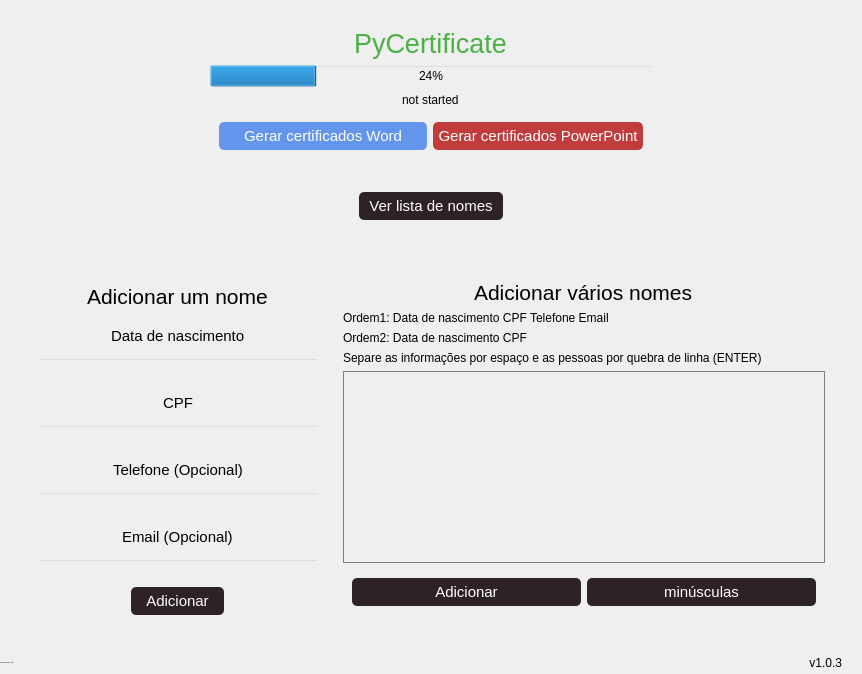
           <widget class="QFrame" name="contentBottom">
            <property name="frameShape">
             <enum>QFrame::NoFrame</enum>
            </property>
            <property name="frameShadow">
             <enum>QFrame::Raised</enum>
            </property>
            <layout class="QVBoxLayout" name="verticalLayout_6">
             <property name="spacing">
              <number>0</number>
             </property>
             <property name="leftMargin">
              <number>0</number>
             </property>
             <property name="topMargin">
              <number>0</number>
             </property>
             <property name="rightMargin">
              <number>0</number>
             </property>
             <property name="bottomMargin">
              <number>0</number>
             </property>
             <item>
              <widget class="QFrame" name="content">
               <property name="frameShape">
                <enum>QFrame::NoFrame</enum>
               </property>
               <property name="frameShadow">
                <enum>QFrame::Raised</enum>
               </property>
               <layout class="QHBoxLayout" name="horizontalLayout_4">
                <property name="spacing">
                 <number>0</number>
                </property>
                <property name="leftMargin">
                 <number>0</number>
                </property>
                <property name="topMargin">
                 <number>0</number>
                </property>
                <property name="rightMargin">
                 <number>0</number>
                </property>
                <property name="bottomMargin">
                 <number>0</number>
                </property>
                <item>
                 <widget class="QFrame" name="pagesContainer">
                  <property name="styleSheet">
                   <string notr="true"/>
                  </property>
                  <property name="frameShape">
                   <enum>QFrame::NoFrame</enum>
                  </property>
                  <property name="frameShadow">
                   <enum>QFrame::Raised</enum>
                  </property>
                  <layout class="QVBoxLayout" name="verticalLayout_15">
                   <property name="spacing">
                    <number>0</number>
                   </property>
                   <property name="leftMargin">
                    <number>10</number>
                   </property>
                   <property name="topMargin">
                    <number>10</number>
                   </property>
                   <property name="rightMargin">
                    <number>10</number>
                   </property>
                   <property name="bottomMargin">
                    <number>10</number>
                   </property>
                   <item>
                    <widget class="QStackedWidget" name="stackedWidget">
                     <property name="styleSheet">
                      <string notr="true">background: transparent;</string>
                     </property>
                     <property name="currentIndex">
                      <number>0</number>
                     </property>
                     <widget class="QWidget" name="home">
                      <property name="styleSheet">
                       <string notr="true"/>
                      </property>
                      <layout class="QVBoxLayout" name="verticalLayout_5">
                       <item alignment="Qt::AlignHCenter|Qt::AlignVCenter">
                        <widget class="QWidget" name="widget" native="true">
                         <layout class="QVBoxLayout" name="verticalLayout">
                          <item alignment="Qt::AlignHCenter|Qt::AlignVCenter">
                           <widget class="QLabel" name="label">
                            <property name="font">
                             <font>
                              <pointsize>20</pointsize>
                              <bold>false</bold>
                             </font>
                            </property>
                            <property name="styleSheet">
                             <string notr="true">color: rgb(76, 177, 69)</string>
                            </property>
                            <property name="text">
                             <string>PyCertificate</string>
                            </property>
                            <property name="isTitle" stdset="0">
                             <bool>true</bool>
                            </property>
                           </widget>
                          </item>
                          <item>
                           <widget class="QProgressBar" name="progressBar">
                            <property name="value">
                             <number>24</number>
                            </property>
                           </widget>
                          </item>
                          <item alignment="Qt::AlignHCenter">
                           <widget class="QLabel" name="status">
                            <property name="text">
                             <string>not started</string>
                            </property>
                           </widget>
                          </item>
                          <item>
                           <widget class="QWidget" name="widget_2" native="true">
                            <layout class="QHBoxLayout" name="horizontalLayout_6">
                             <item>
                              <widget class="QPushButton" name="generate_word">
                               <property name="font">
                                <font>
                                 <pointsize>11</pointsize>
                                </font>
                               </property>
                               <property name="styleSheet">
                                <string notr="true">background-color: cornflowerblue;
color: #fff;
padding: 5px;
padding-right: 5px;
padding-left: 5px;
border-radius: 5px;</string>
                               </property>
                               <property name="text">
                                <string>Gerar certificados Word</string>
                               </property>
                              </widget>
                             </item>
                             <item>
                              <widget class="QPushButton" name="generate_ppt">
                               <property name="font">
                                <font>
                                 <pointsize>11</pointsize>
                                </font>
                               </property>
                               <property name="styleSheet">
                                <string notr="true">background-color:rgb(193, 61, 61);
color: #fff;
padding: 5px;
padding-right: 5px;
padding-left: 5px;
border-radius: 5px;
margin: 0 0.5rem;</string>
                               </property>
                               <property name="text">
                                <string>Gerar certificados PowerPoint</string>
                               </property>
                              </widget>
                             </item>
                            </layout>
                           </widget>
                          </item>
                          <item>
                           <widget class="QWidget" name="widget_3" native="true">
                            <property name="styleSheet">
                             <string notr="true"/>
                            </property>
                            <layout class="QHBoxLayout" name="horizontalLayout_7">
                             <item>
                              <widget class="QPushButton" name="open_word_folder">
                               <property name="sizePolicy">
                                <sizepolicy hsizetype="Expanding" vsizetype="Fixed">
                                 <horstretch>0</horstretch>
                                 <verstretch>0</verstretch>
                                </sizepolicy>
                               </property>
                               <property name="minimumSize">
                                <size>
                                 <width>64</width>
                                 <height>64</height>
                                </size>
                               </property>
                               <property name="font">
                                <font>
                                 <family>Segoe UI</family>
                                 <pointsize>10</pointsize>
                                 <italic>false</italic>
                                 <bold>false</bold>
                                </font>
                               </property>
                               <property name="cursor">
                                <cursorShape>PointingHandCursor</cursorShape>
                               </property>
                               <property name="layoutDirection">
                                <enum>Qt::LeftToRight</enum>
                               </property>
                               <property name="styleSheet">
                                <string notr="true">background-image: url(:/icons/images/icons/word_button.png);
background-position: left center;
background-repeat: no-repeat;
border: none;
background-color: transparent;
text-align: left;
height: 64px;</string>
                               </property>
                               <property name="text">
                                <string/>
                               </property>
                              </widget>
                             </item>
                             <item>
                              <widget class="QPushButton" name="open_word_pdf_folder">
                               <property name="sizePolicy">
                                <sizepolicy hsizetype="Expanding" vsizetype="Fixed">
                                 <horstretch>0</horstretch>
                                 <verstretch>0</verstretch>
                                </sizepolicy>
                               </property>
                               <property name="minimumSize">
                                <size>
                                 <width>64</width>
                                 <height>64</height>
                                </size>
                               </property>
                               <property name="font">
                                <font>
                                 <family>Segoe UI</family>
                                 <pointsize>10</pointsize>
                                 <italic>false</italic>
                                 <bold>false</bold>
                                </font>
                               </property>
                               <property name="cursor">
                                <cursorShape>PointingHandCursor</cursorShape>
                               </property>
                               <property name="layoutDirection">
                                <enum>Qt::LeftToRight</enum>
                               </property>
                               <property name="styleSheet">
                                <string notr="true">background-image:url(:/icons/images/icons/pdf_word_button.png);
background-position: left center;
background-repeat: no-repeat;
border: none;
background-color: transparent;
text-align: left;
height: 64px;</string>
                               </property>
                               <property name="text">
                                <string/>
                               </property>
                              </widget>
                             </item>
                             <item>
                              <widget class="QPushButton" name="open_name_list">
                               <property name="font">
                                <font>
                                 <pointsize>11</pointsize>
                                </font>
                               </property>
                               <property name="styleSheet">
                                <string notr="true">background-color: #2d2226;
color: #fff;
padding: 5px;
padding-right: 10px;
padding-left: 10px;
border-radius: 5px;</string>
                               </property>
                               <property name="text">
                                <string>Ver lista de nomes</string>
                               </property>
                              </widget>
                             </item>
                             <item>
                              <widget class="QPushButton" name="open_pdf_ppt_folder">
                               <property name="sizePolicy">
                                <sizepolicy hsizetype="Expanding" vsizetype="Fixed">
                                 <horstretch>0</horstretch>
                                 <verstretch>0</verstretch>
                                </sizepolicy>
                               </property>
                               <property name="minimumSize">
                                <size>
                                 <width>64</width>
                                 <height>64</height>
                                </size>
                               </property>
                               <property name="font">
                                <font>
                                 <family>Segoe UI</family>
                                 <pointsize>10</pointsize>
                                 <italic>false</italic>
                                 <bold>false</bold>
                                </font>
                               </property>
                               <property name="cursor">
                                <cursorShape>PointingHandCursor</cursorShape>
                               </property>
                               <property name="layoutDirection">
                                <enum>Qt::LeftToRight</enum>
                               </property>
                               <property name="styleSheet">
                                <string notr="true">background-image: url(:/icons/images/icons/ppx_pdf_button.png);
background-position: left center;
background-repeat: no-repeat;
border: none;
background-color: transparent;
text-align: left;
height: 64px;</string>
                               </property>
                               <property name="text">
                                <string/>
                               </property>
                              </widget>
                             </item>
                             <item>
                              <widget class="QPushButton" name="open_ppt_folder">
                               <property name="sizePolicy">
                                <sizepolicy hsizetype="Expanding" vsizetype="Fixed">
                                 <horstretch>0</horstretch>
                                 <verstretch>0</verstretch>
                                </sizepolicy>
                               </property>
                               <property name="minimumSize">
                                <size>
                                 <width>64</width>
                                 <height>64</height>
                                </size>
                               </property>
                               <property name="font">
                                <font>
                                 <family>Segoe UI</family>
                                 <pointsize>10</pointsize>
                                 <italic>false</italic>
                                 <bold>false</bold>
                                </font>
                               </property>
                               <property name="cursor">
                                <cursorShape>PointingHandCursor</cursorShape>
                               </property>
                               <property name="layoutDirection">
                                <enum>Qt::LeftToRight</enum>
                               </property>
                               <property name="styleSheet">
                                <string notr="true">background-image: url(:/icons/images/icons/ppx_button.png);
background-position: left center;
background-repeat: no-repeat;
border: none;
background-color: transparent;
text-align: left;
height: 64px;</string>
                               </property>
                               <property name="text">
                                <string/>
                               </property>
                              </widget>
                             </item>
                            </layout>
                           </widget>
                          </item>
                         </layout>
                        </widget>
                       </item>
                       <item>
                        <widget class="QWidget" name="widget_4" native="true">
                         <layout class="QHBoxLayout" name="horizontalLayout_8">
                          <item alignment="Qt::AlignHCenter">
                           <widget class="QWidget" name="widget_5" native="true">
                            <property name="minimumSize">
                             <size>
                              <width>300</width>
                              <height>0</height>
                             </size>
                            </property>
                            <layout class="QVBoxLayout" name="verticalLayout_7">
                             <item alignment="Qt::AlignHCenter">
                              <widget class="QLabel" name="label_2">
                               <property name="font">
                                <font>
                                 <pointsize>16</pointsize>
                                 <bold>false</bold>
                                </font>
                               </property>
                               <property name="text">
                                <string>Adicionar um nome</string>
                               </property>
                               <property name="isSubtitle" stdset="0">
                                <bool>true</bool>
                               </property>
                              </widget>
                             </item>
                             <item alignment="Qt::AlignHCenter">
                              <widget class="QLabel" name="label_3">
                               <property name="font">
                                <font>
                                 <pointsize>11</pointsize>
                                </font>
                               </property>
                               <property name="text">
                                <string>Data de nascimento</string>
                               </property>
                              </widget>
                             </item>
                             <item>
                              <widget class="QLineEdit" name="birth_input"/>
                             </item>
                             <item alignment="Qt::AlignHCenter">
                              <widget class="QLabel" name="label_4">
                               <property name="font">
                                <font>
                                 <pointsize>11</pointsize>
                                </font>
                               </property>
                               <property name="text">
                                <string>CPF</string>
                               </property>
                              </widget>
                             </item>
                             <item>
                              <widget class="QLineEdit" name="cpf_input"/>
                             </item>
                             <item alignment="Qt::AlignHCenter">
                              <widget class="QLabel" name="label_6">
                               <property name="font">
                                <font>
                                 <pointsize>11</pointsize>
                                </font>
                               </property>
                               <property name="text">
                                <string>Telefone (Opcional)</string>
                               </property>
                              </widget>
                             </item>
                             <item>
                              <widget class="QLineEdit" name="tel_input"/>
                             </item>
                             <item alignment="Qt::AlignHCenter">
                              <widget class="QLabel" name="label_7">
                               <property name="font">
                                <font>
                                 <pointsize>11</pointsize>
                                </font>
                               </property>
                               <property name="text">
                                <string>Email (Opcional)</string>
                               </property>
                              </widget>
                             </item>
                             <item>
                              <widget class="QLineEdit" name="email_input"/>
                             </item>
                             <item alignment="Qt::AlignHCenter">
                              <widget class="QPushButton" name="add_one">
                               <property name="font">
                                <font>
                                 <pointsize>11</pointsize>
                                </font>
                               </property>
                               <property name="styleSheet">
                                <string notr="true">background-color: #2d2226;
color: #fff;
padding: 5px;
padding-right: 15px;
padding-left: 15px;
border-radius: 5px;</string>
                               </property>
                               <property name="text">
                                <string>Adicionar</string>
                               </property>
                              </widget>
                             </item>
                            </layout>
                           </widget>
                          </item>
                          <item alignment="Qt::AlignHCenter">
                           <widget class="QWidget" name="widget_6" native="true">
                            <property name="minimumSize">
                             <size>
                              <width>500</width>
                              <height>0</height>
                             </size>
                            </property>
                            <layout class="QVBoxLayout" name="verticalLayout_9">
                             <item alignment="Qt::AlignHCenter">
                              <widget class="QLabel" name="label_5">
                               <property name="font">
                                <font>
                                 <pointsize>16</pointsize>
                                 <bold>false</bold>
                                </font>
                               </property>
                               <property name="text">
                                <string>Adicionar vários nomes</string>
                               </property>
                               <property name="isSubtitle" stdset="0">
                                <bool>true</bool>
                               </property>
                              </widget>
                             </item>
                             <item>
                              <widget class="QLabel" name="label_8">
                               <property name="font">
                                <font>
                                 <pointsize>9</pointsize>
                                </font>
                               </property>
                               <property name="text">
                                <string>Ordem1: Data de nascimento CPF Telefone Email</string>
                               </property>
                              </widget>
                             </item>
                             <item>
                              <widget class="QLabel" name="label_9">
                               <property name="font">
                                <font>
                                 <pointsize>9</pointsize>
                                </font>
                               </property>
                               <property name="text">
                                <string>Ordem2: Data de nascimento CPF</string>
                               </property>
                              </widget>
                             </item>
                             <item>
                              <widget class="QLabel" name="label_10">
                               <property name="font">
                                <font>
                                 <pointsize>9</pointsize>
                                </font>
                               </property>
                               <property name="text">
                                <string>Separe as informações por espaço e as pessoas por quebra de linha (ENTER)</string>
                               </property>
                              </widget>
                             </item>
                             <item>
                              <widget class="QPlainTextEdit" name="mult_input">
                               <property name="styleSheet">
                                <string notr="true">border: 1px solid gray;</string>
                               </property>
                              </widget>
                             </item>
                             <item>
                              <widget class="QWidget" name="widget_7" native="true">
                               <layout class="QHBoxLayout" name="horizontalLayout_9">
                                <item>
                                 <widget class="QPushButton" name="add_mult">
                                  <property name="font">
                                   <font>
                                    <pointsize>11</pointsize>
                                   </font>
                                  </property>
                                  <property name="toolTip">
                                   <string>Adicionar vários</string>
                                  </property>
                                  <property name="styleSheet">
                                   <string notr="true">background-color: #2d2226;
color: #fff;
padding: 5px;
padding-right: 15px;
padding-left: 15px;
border-radius: 5px;</string>
                                  </property>
                                  <property name="text">
                                   <string>Adicionar</string>
                                  </property>
                                 </widget>
                                </item>
                                <item>
                                 <widget class="QPushButton" name="tiny_btn">
                                  <property name="font">
                                   <font>
                                    <pointsize>11</pointsize>
                                   </font>
                                  </property>
                                  <property name="toolTip">
                                   <string>Transforma tudo em minúsculo</string>
                                  </property>
                                  <property name="styleSheet">
                                   <string notr="true">background-color: #2d2226;
color: #fff;
padding: 5px;
padding-right: 15px;
padding-left: 15px;
border-radius: 5px;</string>
                                  </property>
                                  <property name="text">
                                   <string>minúsculas</string>
                                  </property>
                                 </widget>
                                </item>
                               </layout>
                              </widget>
                             </item>
                            </layout>
                           </widget>
                          </item>
                         </layout>
                        </widget>
                       </item>
                      </layout>
                     </widget>
                     <widget class="QWidget" name="page"/>
                    </widget>
                   </item>
                  </layout>
                 </widget>
                </item>
               </layout>
              </widget>
             </item>
             <item>
              <widget class="QFrame" name="bottomBar">
               <property name="minimumSize">
                <size>
                 <width>0</width>
                 <height>22</height>
                </size>
               </property>
               <property name="maximumSize">
                <size>
                 <width>16777215</width>
                 <height>22</height>
                </size>
               </property>
               <property name="frameShape">
                <enum>QFrame::NoFrame</enum>
               </property>
               <property name="frameShadow">
                <enum>QFrame::Raised</enum>
               </property>
               <layout class="QHBoxLayout" name="horizontalLayout_5">
                <property name="spacing">
                 <number>0</number>
                </property>
                <property name="leftMargin">
                 <number>0</number>
                </property>
                <property name="topMargin">
                 <number>0</number>
                </property>
                <property name="rightMargin">
                 <number>0</number>
                </property>
                <property name="bottomMargin">
                 <number>0</number>
                </property>
                <item>
                 <widget class="QLabel" name="creditsLabel">
                  <property name="maximumSize">
                   <size>
                    <width>16777215</width>
                    <height>16</height>
                   </size>
                  </property>
                  <property name="font">
                   <font>
                    <family>Segoe UI</family>
                    <pointsize>-1</pointsize>
                    <italic>false</italic>
                    <bold>false</bold>
                   </font>
                  </property>
                  <property name="text">
                   <string>Developed by Renan A. Maitan</string>
                  </property>
                  <property name="alignment">
                   <set>Qt::AlignLeading|Qt::AlignLeft|Qt::AlignVCenter</set>
                  </property>
                 </widget>
                </item>
                <item>
                 <widget class="QLabel" name="version">
                  <property name="text">
                   <string>v1.0.3</string>
                  </property>
                  <property name="alignment">
                   <set>Qt::AlignRight|Qt::AlignTrailing|Qt::AlignVCenter</set>
                  </property>
                 </widget>
                </item>
                <item>
                 <widget class="QFrame" name="frame_size_grip">
                  <property name="minimumSize">
                   <size>
                    <width>20</width>
                    <height>0</height>
                   </size>
                  </property>
                  <property name="maximumSize">
                   <size>
                    <width>20</width>
                    <height>16777215</height>
                   </size>
                  </property>
                  <property name="frameShape">
                   <enum>QFrame::NoFrame</enum>
                  </property>
                  <property name="frameShadow">
                   <enum>QFrame::Raised</enum>
                  </property>
                 </widget>
                </item>
               </layout>
              </widget>
             </item>
            </layout>
           </widget>
